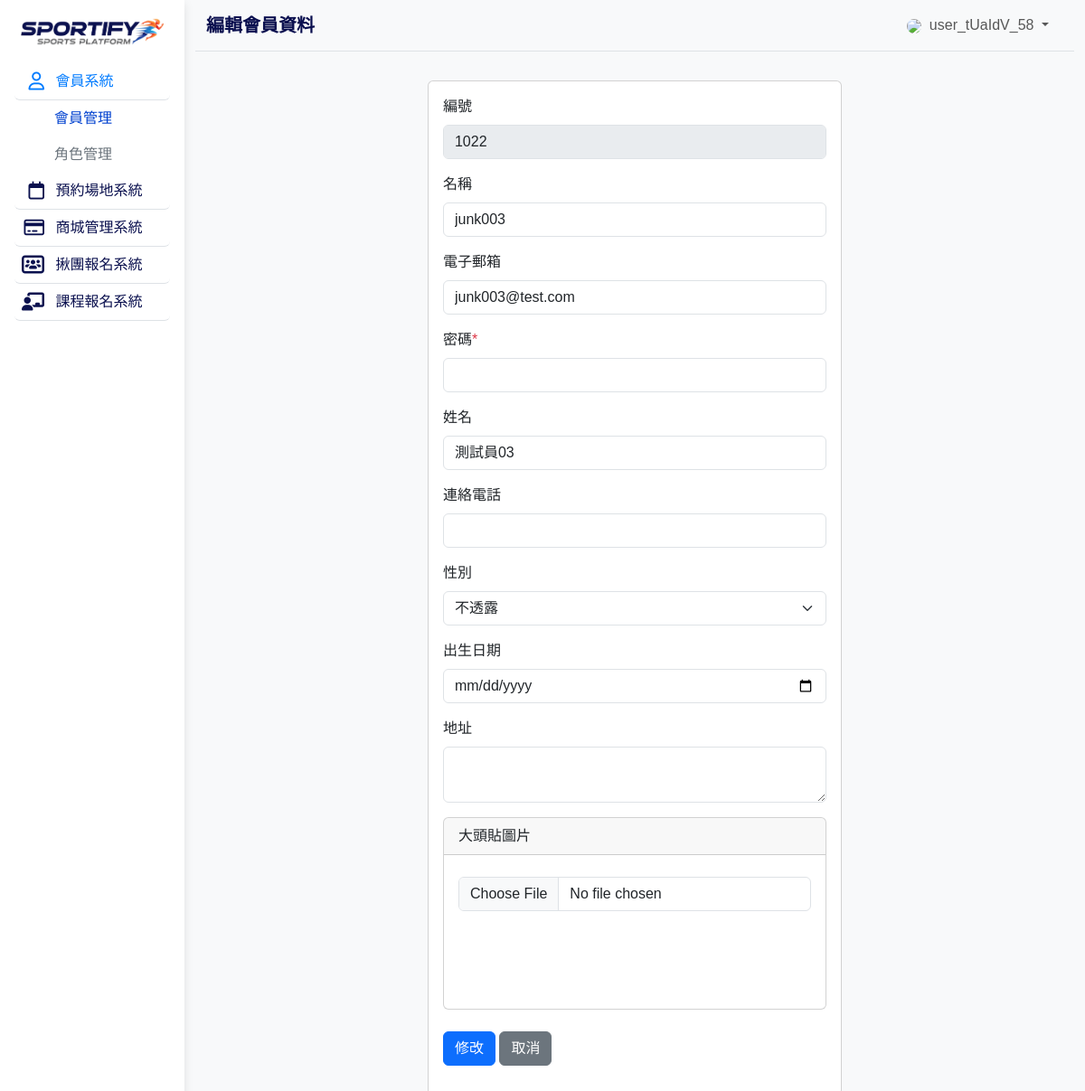
/members_edit.php?id=1022 (signed in), run on the app's committed database.
### tables this page shows
CREATE TABLE `members` (
  `id` bigint NOT NULL,
  `username` varchar(50) NOT NULL,
  `email` varchar(100) NOT NULL,
  `password` varchar(64) NOT NULL,
  `full_name` varchar(100) DEFAULT NULL,
  `phone_number` varchar(20) DEFAULT NULL,
  `gender` tinyint(1) DEFAULT NULL,
  `birth_date` date DEFAULT NULL,
  `avatar_url` varchar(255) DEFAULT NULL,
  `address` varchar(200) DEFAULT NULL,
  `is_active` tinyint(1) DEFAULT '1',
  `email_verified` tinyint(1) DEFAULT '0',
  `phone_verified` tinyint(1) DEFAULT '0',
  `role` enum('admin','user') NOT NULL DEFAULT 'user',
  `created_at` timestamp NULL DEFAULT CURRENT_TIMESTAMP,
  `updated_at` timestamp NULL DEFAULT CURRENT_TIMESTAMP ON UPDATE CURRENT_TIMESTAMP
);

### members_edit.php (the view, shortened to what this page needs)
<?php
include __DIR__ . '/parts/init.php';
$id = isset($_GET['id']) ? intval($_GET['id']) : 0;
$sql = "SELECT * FROM members WHERE id=$id";
$r = $pdo->query($sql)->fetch();
?>
<?php include __DIR__ . '/parts/html-head.php' ?>
<?php include __DIR__ . '/parts/html-aside.php' ?>
<?php include __DIR__ . '/parts/html-navbar.php' ?>
<div class="container px-4">
  <div class="row justify-content-center">
    <div class="col-12 col-sm-10 col-md-8 col-lg-6 p-2">
      <div class="card mb-4">
        <div class="card-body">
          <form id="memberForm" name="memberForm" enctype="multipart/form-data" novalidate>
            <div class="mb-3">
              <label for="" class="form-label">編號</label>
              <input type="text" class="form-control"
                value="<?= $r['id'] ?>" disabled>
            </div>
            <div class="mb-3">
              <label for="username" class="form-label">名稱</label>
              <input type="text" class="form-control" id="username" name="username"
                value="<?= htmlentities($r['username']) ?>">
            </div>
            <div class="mb-3">
              <div class="mb-3">
                <label for="email" class="form-label">電子郵箱</label>
                <input type="text" class="form-control" id="email" name="email"
                  value="<?= $r['email'] ?>">
              </div>
              <div class="mb-3">
                <label for="password" class="form-label">密碼<span class="text-danger">*</span></label>
                <input type="password" class="form-control" id="password" name="password">
              </div>
              <div class="mb-3">
                <label for="full_name" class="form-label">姓名</label>
                <input type="text" class="form-control" id="full_name" name="full_name"
                  value="<?= htmlentities($r['full_name']) ?>">
              </div>
              <div class="mb-3">
                <label for="phone_number" class="form-label">連絡電話</label>
                <input type="text" class="form-control" id="phone_number" name="phone_number"
                  value="<?= $r['phone_number'] ?>">
              </div>
              <div class="mb-3">
                <label for="gender" class="form-label">性別</label>
                <select class="form-select" id="gender" name="gender">
                  <option value="" <?= $r['gender'] === null ? 'selected' : '' ?>>不透露</option>
                </select>
              </div>
              <div class="mb-3">
                <label for="birth_date" class="form-label">出生日期</label>
                <input type="date" class="form-control" id="birth_date" name="birth_date"
                  value="<?= $r['birth_date'] ?>">
              </div>
              <div class="mb-3">
                <label for="address" class="form-label">地址</label>
                <textarea class="form-control" id="address"
                  name="address"><?= $r['address'] ?></textarea>
              </div>
            </div>
            <div class="card mb-4">
              <div class="card-header">
                大頭貼圖片
              </div>
              <div class="card-body ">
                <input class="form-control" type="file" name="avatar_url" id="avatar_url" accept="image/*">
                <div id="previewContainer" class="d-flex flex-wrap gap-2 mt-2 p-2" style="min-height: 80px;">
                </div>
              </div>
            </div>
            <button  button type="submit" class="btn btn-primary">修改</button>
            <a class="btn btn-secondary" href="members_list.php" role="button">取消</a>
          </form>
      </div>
    </div>
  </div>
</div>
<?php include __DIR__ . '/parts/html-scripts.php' ?>
<?php include __DIR__ . '/parts/html-tail.php' ?>

### parts/html-head.php (style rules this page uses)
html, body { height: 100%; font-family: "Noto Sans TC", sans-serif; }

### data on the page
members: id "1022", username "junk003", email "junk003@test.com", full_name "測試員03", gender "不透露"

### other printed values
$title "編輯會員資料"
$_SESSION['member']['username'] "user_tUaIdV_58"
